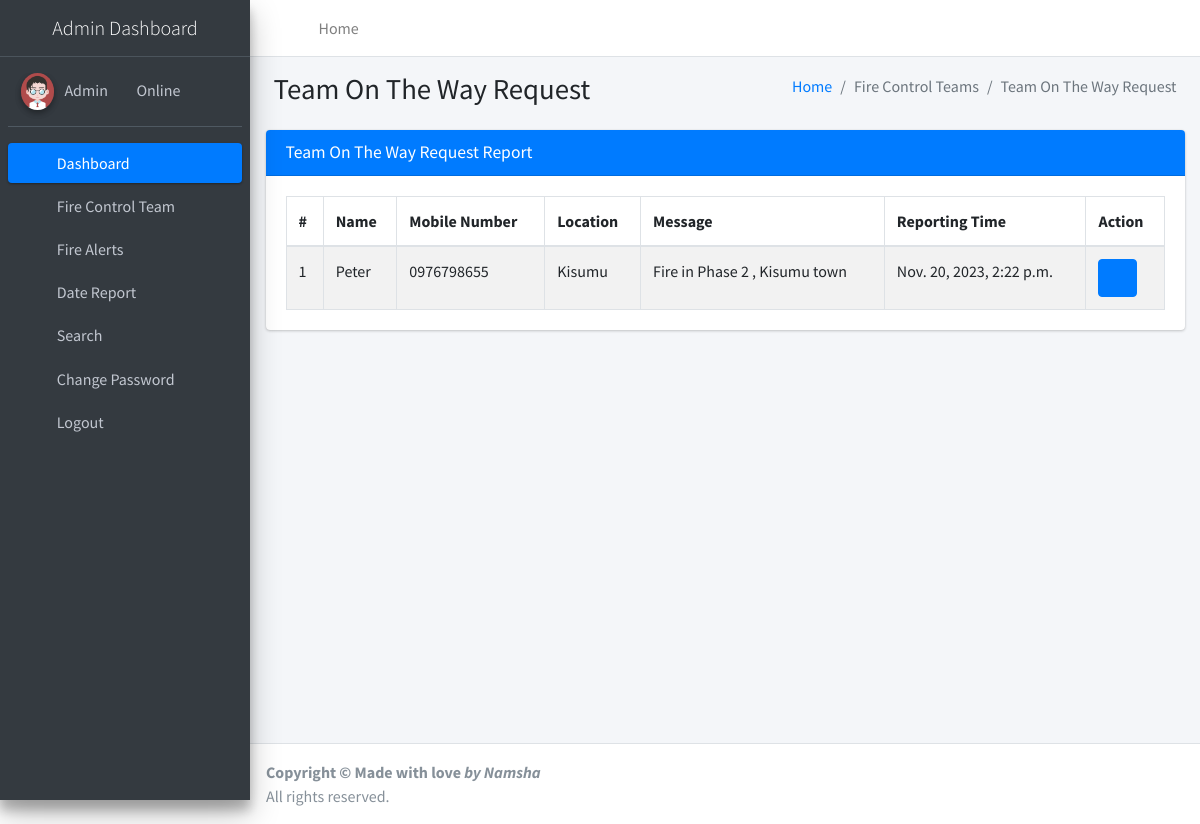
/teamontheway (signed in), run on the app's committed database.
### firereport/models.py (models this page shows, shortened)
class Firereport(models.Model):
    FullName = models.CharField(max_length=250, null=True)
    MobileNumber = models.CharField(max_length=12, null=True)
    Location = models.CharField(max_length=200, null=True)
    Message = models.CharField(max_length=200, null=True)
    AssignTo = models.ForeignKey(Teams, on_delete=models.CASCADE, null=True)
    Status = models.CharField(max_length=150, null=True)
    Postingdate = models.DateTimeField(auto_now_add=True)
    AssignedTime = models.CharField(max_length=150, null=True)
    UpdationDate = models.DateTimeField(null=True)

### firereport/views.py (the view)
# urls.py: path('teamontheway', teamontheway, name='teamontheway'),
def teamontheway(request):
    if not request.user.is_authenticated:
        return redirect('admin_login')
    firereport = Firereport.objects.filter(Status='Team On the Way')
    return render(request, 'admin/teamontheway.html', locals())

### firereport/templates/admin/teamontheway.html
{% extends 'adminNavbar.html' %}
{% block main %}
{% load static %}
<section class="content">
    <div class="content-header">
        <div class="container-fluid">
            <div class="row mb-2">
                <div class="col-sm-6">
                    <h1 class="m-0">Team On The Way Request</h1>
                </div>
                <div class="col-sm-6">
                    <ol class="breadcrumb float-sm-right">
                        <li class="breadcrumb-item"><a href="{% url 'dashboard' %}">Home</a></li>
                        <li class="breadcrumb-item active">Fire Control Teams</li>
                        <li class="breadcrumb-item active">Team On The Way Request</li>
                    </ol>
                </div>
            </div>
        </div>
    </div>
    <div class="container-fluid">
        <div class="row">
            <div class="col-md-12">
                <div class="card card-primary">
                    <div class="card-header">
                        <h3 class="card-title">Team On The Way Request Report</h3>
                    </div>
                    <div class="card-body">
                        <table id="example1" class="table table-bordered table-striped">
                            <thead>
                            <tr>
                                <th>#</th>
                                <th>Name</th>
                                <th>Mobile Number</th>
                                <th>Location</th>
                                <th>Message</th>
                                <th>Reporting Time</th>
                                <th>Action</th>
                            </tr>
                            </thead>
                            <tbody>
                            {% for i in firereport %}
                            <tr>
                                <td>{{forloop.counter}}</td>
                                <td>{{i.FullName}}</td>
                                <td>{{i.MobileNumber}}</td>
                                <td>{{i.Location}}</td>
                                <td>{{i.Message}}</td>
                                <td>{{i.Postingdate}}</td>
                                <td>
                                    <div class="btn-group">
                                        <a class="btn btn-primary" href="{% url 'viewRequestDetails' i.id %}"><i
                                                class="fa fa-eye"></i></a>
                                    </div>
                                </td>
                            </tr>
                            {% endfor %}
                            </tbody>
                        </table>
                    </div>
                </div>
            </div>
        </div>
    </div>
</section>
{% endblock %}

### data on the page
Firereport: FullName "Peter", MobileNumber "0976798655", Location "Kisumu", Message "Fire in Phase 2 , Kisumu town", Postingdate "Nov. 20, 2023, 2:22 p.m."
